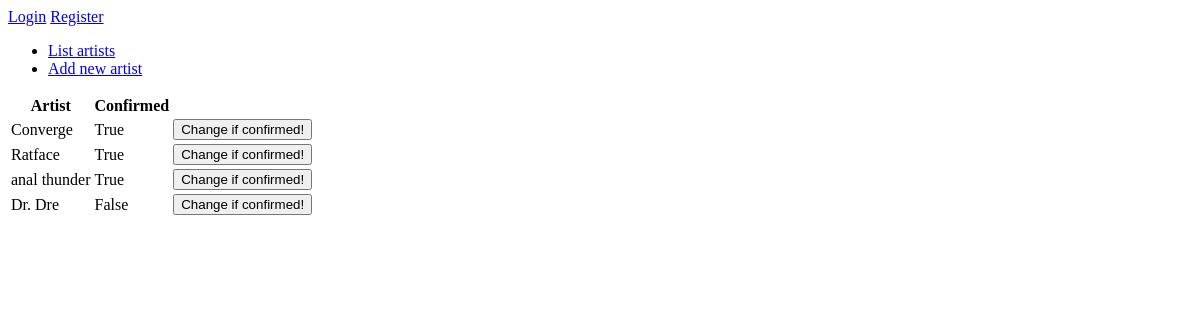
Page /artists on the earlier database version.
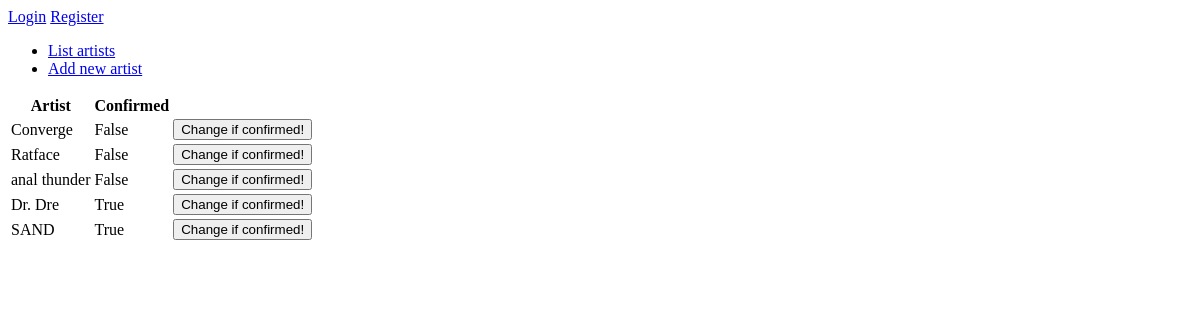
Same page on the later database version.
### application/artists/models.py (models this page shows, shortened)
class Artist(db.Model):
    id = db.Column(db.Integer, primary_key=True)
    date_created = db.Column(db.DateTime, default=db.func.current_timestamp())
    date_modified = db.Column(db.DateTime, default=db.func.current_timestamp(),
    onupdate=db.func.current_timestamp())
    name = db.Column(db.String(144), nullable=False)
    owned = db.Column(db.Boolean, nullable=False)

### application/artists/views.py (the view)
@app.route("/artists", methods=["GET"])
def artists_index():
    return render_template("artists/list.html", artists = Artist.query.all())

### application/templates/artists/list.html
{% extends "layout.html" %}
{% block body %}
<table>
    <tr>
        <th>Artist</th>
        <th>Confirmed</th>
    </tr>
    {% for artist in artists %}
    <tr>
        <td>{{ artist.name }}</td>
        <td>{{ artist.owned }}</td>
        <td>
            <form method="POST" action="{{ url_for('artist_set_owned', artist_id=artist.id) }}">
                <input type="submit" value="Change if confirmed!"/>
            </form>
        </td>
    </tr>
    {% endfor %}
</table>
{% endblock %}

### application/templates/layout.html (shortened to what this page needs)
<!DOCTYPE html>
<html>
    <head>
    </head>
    <body>
        {% if current_user.is_authenticated %}
        <p>
            Kirjautunut nimellä {{ current_user.name }} <a href="{{ url_for('auth_logout') }}">Kirjaudu ulos</a>
        </p>
        {% else %}
        <a href="{{ url_for('auth_login') }}">Login</a>
        <a href="{{ url_for('auth_register') }}">Register</a>
        {% endif %}
        <ul>
            <li><a href="{{ url_for('artists_index') }}"> List artists </a></li>
            <li><a href="{{ url_for('artists_form') }}"> Add new artist </a></li>
        </ul>
        {% block body %}{% endblock %}
    </body>
</html>

Differences in the rows shown:
changed Artist "Converge": owned "True" → "False"
changed Artist "Ratface": owned "True" → "False"
changed Artist "anal thunder": owned "True" → "False"
changed Artist "Dr. Dre": owned "False" → "True"
added Artist: name "SAND", owned "True"
